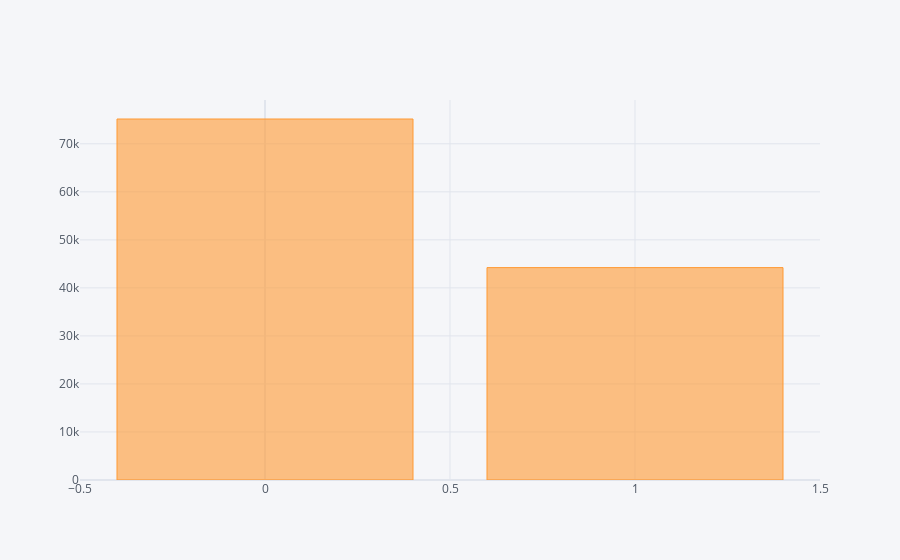

Notebook code for this chart:
### Code cell
data.is_canceled.value_counts().sort_values(ascending=False).iplot(kind="bar")

### Figure 1 — Plotly figure (JSON) as saved in the notebook; plotly's stock layout.template omitted (floating-point values rounded to 4 significant figures)
{"data": [{"marker": {"color": "rgba(255, 153, 51, 0.6)", "line": {"color": "rgba(255, 153, 51, 1.0)", "width": 1}}, "name": "is_canceled", "orientation": "v", "text": "", "type": "bar", "x": [0, 1], "y": [75166, 44224]}], "layout": {"legend": {"bgcolor": "#F5F6F9", "font": {"color": "#4D5663"}}, "paper_bgcolor": "#F5F6F9", "plot_bgcolor": "#F5F6F9", "title": {"font": {"color": "#4D5663"}}, "xaxis": {"gridcolor": "#E1E5ED", "showgrid": true, "tickfont": {"color": "#4D5663"}, "title": {"font": {"color": "#4D5663"}, "text": ""}, "zerolinecolor": "#E1E5ED"}, "yaxis": {"gridcolor": "#E1E5ED", "showgrid": true, "tickfont": {"color": "#4D5663"}, "title": {"font": {"color": "#4D5663"}, "text": ""}, "zerolinecolor": "#E1E5ED"}}}
